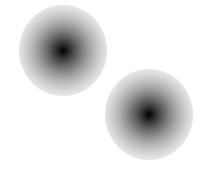
#> input picture 3.PNG, 207 x 181 px
$ python example3.py   (older library calls are emulated)
#> lines starting #> are read from the running program, lines starting #| are printed output that depends on the picture; after the words box and inside, x2 and y2 are one past the last pixel; in counts of white or black regions, pixels touching at a corner belong together
#> further down, img is the input picture: shape (181, 207, 3); min 6, max 255, mean 227
# -*- coding: UTF-8 -*-
import os
import matplotlib.pyplot as plt
import cv2
import numpy as np
from scipy.ndimage import label, generate_binary_structure


def sobel(gray,size):
    #ksize是指核的大小,只能取奇数，影响边缘的粗细
#> called with size = 3
    x = cv2.Sobel(gray,cv2.CV_16S,1,0,ksize=size)
    y = cv2.Sobel(gray,cv2.CV_16S,0,1,ksize=size)
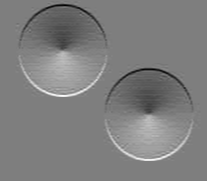
#> y: shape (181, 207) int16; min -118, max 119, mean 0; drawn with min black and max white

    # 转回uint8
    absX = cv2.convertScaleAbs(x)
    absY = cv2.convertScaleAbs(y)
    dst = cv2.addWeighted(absX,0.5,absY,0.5,0)
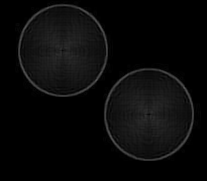
#> dst: shape (181, 207); min 0, max 84, mean 9.4
    return dst

os.chdir(os.path.dirname(__file__))
img = cv2.imdecode(np.fromfile('3.png', dtype=np.uint8), 1)


#图片先转成灰度的
gray = cv2.cvtColor(img,cv2.COLOR_BGR2GRAY)

gradient=sobel(gray,3)
#opencv的watershed函数只接受三通道的图像，因此需要将灰度图转换到BGR色彩空间
gradient=cv2.cvtColor(gradient,cv2.COLOR_GRAY2BGR)

#分水岭算法需要对背景、前景（目标）、未知区域进行标记。
#标记的数据类型必须是int32，否则后面会报错
#未知区域标记为0（黑色）
markers=np.zeros_like(gray, dtype=np.int32)


#确定的背景标记为1
markers[np.where(gray>253)]=1

background=np.zeros_like(gray, dtype=np.int32)
background[np.where(gray>253)]=1


#分离前景区域
ret,foreground=cv2.threshold(gray,220,255,cv2.THRESH_BINARY)
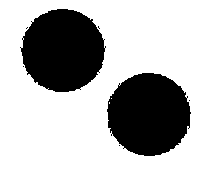
#> foreground: shape (181, 207); 71.1% white; 7 black regions (5 under 20 px), largest, box (x1, y1, x2, y2) and area: (107, 73, 191, 156) 5417, (20, 9, 106, 92) 5407
#反色
foreground=cv2.bitwise_not(foreground)


#label是标签，该函数把图像背景标成0，其他封闭目标用从1开始的整数标记
#stats 是bounding box的信息，N*5的矩阵，行对应每个label，五列分别为[x0, y0, 宽度, 高度, 面积]
#centroids 是每个域的质心坐标
_, labels, stats, centroids = cv2.connectedComponentsWithStats(foreground)
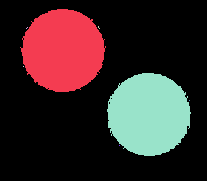
#> labels: shape (181, 207) int32; 8 distinct labels, from 0 to 7; one colour per label, 0 black
#> stats = [[0, 0, 207, 181, 26635], [20, 9, 86, 83, 5407], [26, 27, 2, 2, 2], [98, 26, 2, 3, 3], [23, 66, 1, 1, 1], [107, 73, 84, 83, 5417], [189, 100, 1, 1, 1], [119, 145, 1, 1, 1]]; centroids = [[102, 93.25], [62.6, 50.03], [26.5, 27.5], [98.33, 27], [23, 66], [148.4, 114], [189, 100], [119, 145]]
#使背景标记为1
labels=labels+1
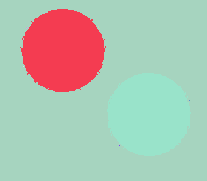
#> labels: shape (181, 207) int32; 8 distinct labels, from 1 to 8; one colour per label, 0 black


#确定的前景目标标记为2、3、4......(不同目标标记为不同序号，方面后面进行粘连前景的分割)
markers[np.where(labels!=1)]=labels[np.where(labels!=1)]
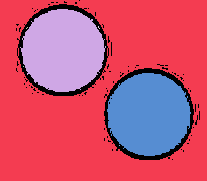
#> markers: shape (181, 207) int32; 9 distinct labels, from 0 to 8; one colour per label, 0 black
markers2=markers.copy()


#只接受三通道的图像
#分水岭变换的结果会保存在markers2中
cv2.watershed(gradient,markers2)


#因为真实的图片色彩难以区分低梯度图像的差异，因此用plt显示图片赋予对比明显的颜色

# 生成画布
fig=plt.figure()
#生成子图，将画布分割成1行5列，图像画在从左到右从上到下的第1块
ax1=fig.add_subplot(151)
ax1.imshow(gray)
ax1.set_title("origin")

ax2=fig.add_subplot(152)
ax2.imshow(background)
ax2.set_title("background")

ax3=fig.add_subplot(153)
ax3.imshow(labels)
ax3.set_title("foreground")

ax4=fig.add_subplot(154)
ax4.imshow(markers)
ax4.set_title("markers")

ax5=fig.add_subplot(155)
ax5.imshow(markers2)
ax5.set_title("obj")

plt.show()
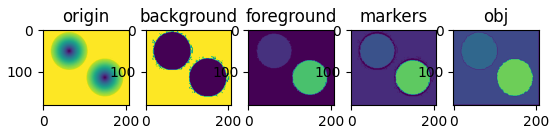
#> figure drawn by matplotlib, 5 panels

$ run again, with 1.PNG copied over 3.PNG
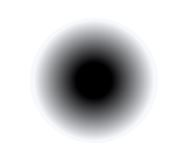
#> input picture 1.PNG, 179 x 168 px
#> img is the input picture: shape (168, 179, 3); mean B, G, R 210.3, 209, 208.7
#> `ret,foreground=cv2.threshold(gray,220,255,cv2.THRESH_BINARY)`:
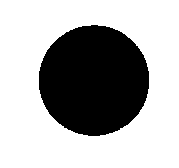
#> foreground: shape (168, 179); 68.1% white; 1 black region, box (x1, y1, x2, y2) and area: (39, 25, 149, 136) 9597
#> stats = [[0, 0, 179, 168, 20475], [39, 25, 110, 111, 9597]]; centroids = [[86.89, 85.13], [93.51, 80.02]]
#> `markers[np.where(labels!=1)]=labels[np.where(labels!=1)]`:
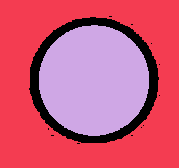
#> markers: shape (168, 179) int32; 3 distinct labels, from 0 to 2; one colour per label, 0 black

$ run again, with 2.PNG copied over 3.PNG
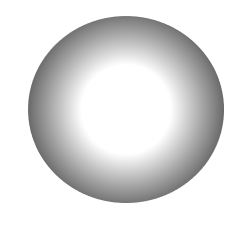
#> input picture 2.PNG, 242 x 228 px
#> img is the input picture: shape (228, 242, 3); min 92, max 255, mean 222.1
#> `ret,foreground=cv2.threshold(gray,220,255,cv2.THRESH_BINARY)`:
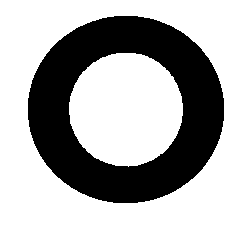
#> foreground: shape (228, 242); 66% white; 1 black region, box (x1, y1, x2, y2) and area: (28, 16, 224, 203) 18733
#> stats = [[0, 0, 242, 228, 36443], [28, 16, 196, 187, 18733]]; centroids = [[117.9, 115.8], [125.5, 109]]
#> `markers[np.where(labels!=1)]=labels[np.where(labels!=1)]`:
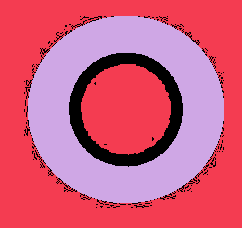
#> markers: shape (228, 242) int32; 3 distinct labels, from 0 to 2; one colour per label, 0 black

$ run again, with 7.PNG copied over 3.PNG
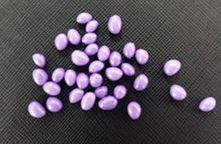
#> input picture 7.PNG, 221 x 144 px
#> img is the input picture: shape (144, 221, 3); mean B, G, R 89.2, 79, 86.2
#> stats = [[29, 13, 186, 103, 1210], [0, 0, 221, 144, 30613], [86, 36, 1, 1, 1]]; centroids = [[102.1, 64.4], [110.3, 71.78], [86, 36]]
#> `markers[np.where(labels!=1)]=labels[np.where(labels!=1)]`:
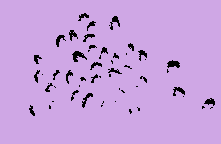
#> markers: shape (144, 221) int32; 3 distinct labels, from 0 to 3; one colour per label, 0 black
